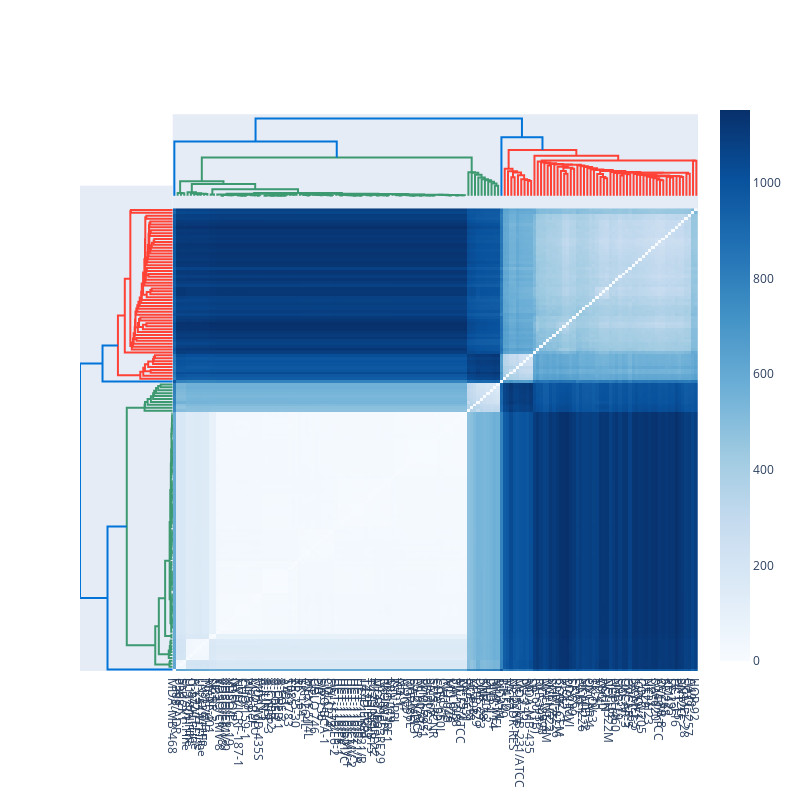

Notebook code for this chart:
### Code cell
import plotly.graph_objects as go
import plotly.figure_factory as ff

import numpy as np
from scipy.spatial.distance import pdist, squareform


# get data
# data = np.genfromtxt("http://files.figshare.com/2133304/ExpRawData_E_TABM_84_A_AFFY_44.tab",
#                      names=True,usecols=tuple(range(1,30)),dtype=float, delimiter="\t")
# data_array = data.view((np.float, len(data.dtype.names)))
data_array = np.array(correlation.transpose())
labels = np.array(correlation.columns)
# data_array = np.nan_to_num(data_array)
# Initialize figure by creating upper dendrogram
fig = ff.create_dendrogram(data_array, orientation='bottom', labels=labels)
for i in range(len(fig['data'])):
    fig['data'][i]['yaxis'] = 'y2'

# Create Side Dendrogram
dendro_side = ff.create_dendrogram(data_array, orientation='right')
for i in range(len(dendro_side['data'])):
    dendro_side['data'][i]['xaxis'] = 'x2'

# Add Side Dendrogram Data to Figure
for data in dendro_side['data']:
    fig.add_trace(data)

# Create Heatmap
dendro_leaves = dendro_side['layout']['yaxis']['ticktext']
dendro_leaves = list(map(int, dendro_leaves))
data_dist = pdist(data_array)
heat_data = squareform(data_dist)
heat_data = heat_data[dendro_leaves,:]
heat_data = heat_data[:,dendro_leaves]

heatmap = [
    go.Heatmap(
        x = dendro_leaves,
        y = dendro_leaves,
        z = heat_data,
        colorscale = 'Blues'
    )
]

heatmap[0]['x'] = fig['layout']['xaxis']['tickvals']
heatmap[0]['y'] = dendro_side['layout']['yaxis']['tickvals']

# Add Heatmap Data to Figure
for data in heatmap:
    fig.add_trace(data)

# Edit Layout
fig.update_layout({'width':800, 'height':800,
                         'showlegend':False, 'hovermode': 'closest',
                         })
# Edit xaxis
fig.update_layout(xaxis={'domain': [.15, 1],
                                  'mirror': False,
                                  'showgrid': False,
                                  'showline': False,
                                  'zeroline': False,
                                  'ticks':""})
# Edit xaxis2
fig.update_layout(xaxis2={'domain': [0, .15],
                                   'mirror': False,
                                   'showgrid': False,
                                   'showline': False,
                                   'zeroline': False,
                                   'showticklabels': False,
                                   'ticks':""})

# Edit yaxis
fig.update_layout(yaxis={'domain': [0, .85],
                                  'mirror': False,
                                  'showgrid': False,
                                  'showline': False,
                                  'zeroline': False,
                                  'showticklabels': False,
                                  'ticks': ""
                        })
# Edit yaxis2
fig.update_layout(yaxis2={'domain':[.825, .975],
                                   'mirror': False,
                                   'showgrid': False,
                                   'showline': False,
                                   'zeroline': False,
                                   'showticklabels': False,
                                   'ticks':""})

# Plot!
fig.show()
